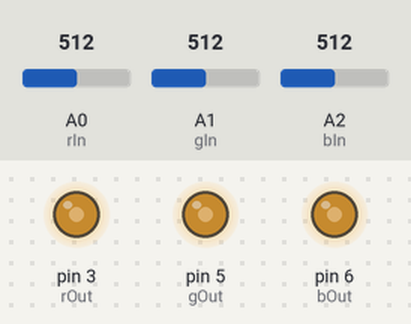
Bench run of a sketch on a simulated Arduino Uno, built with avr-gcc and run on an emulated ATmega328P. Shown: output pins drawn as LEDs (lit = HIGH). The test bench sets the inputs (shaded band); at power-on: A0 (rIn) = 512, A1 (gIn) = 512, A2 (bIn) = 512.

Above: at 1.2 s.
1.3 s: A0 (rIn) set to 716
At 1.9 s:
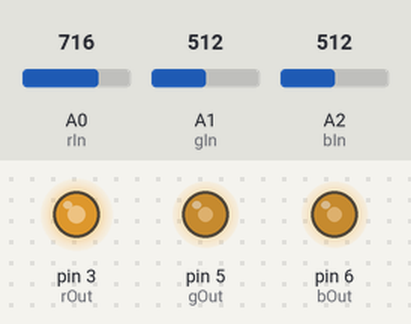
2.8 s: A1 (gIn) set to 716
At 4.0 s:
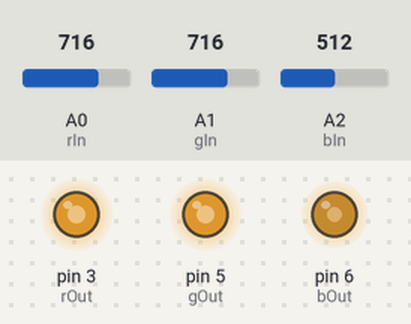
4.3 s: A2 (bIn) set to 716
At 5.3 s:
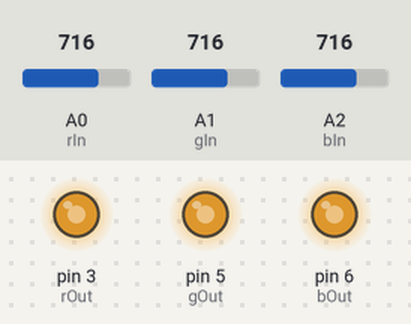
5.8 s: A0 (rIn) set to 900
At 6.5 s:
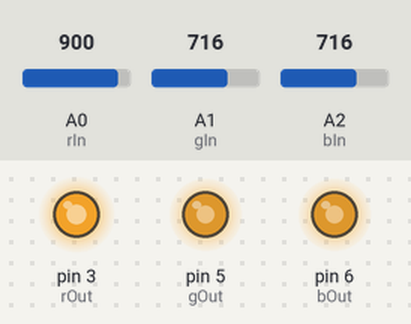
7.3 s: A1 (gIn) set to 900
At 7.6 s:
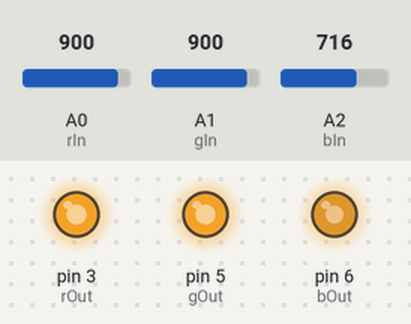
8.8 s: A2 (bIn) set to 900
At 10.0 s:
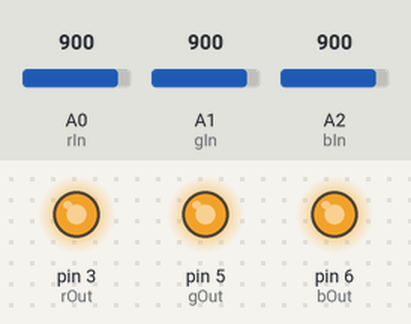
Timing chart, 0 to 11.3 s (numbered marks = the images above; inputs shaded):
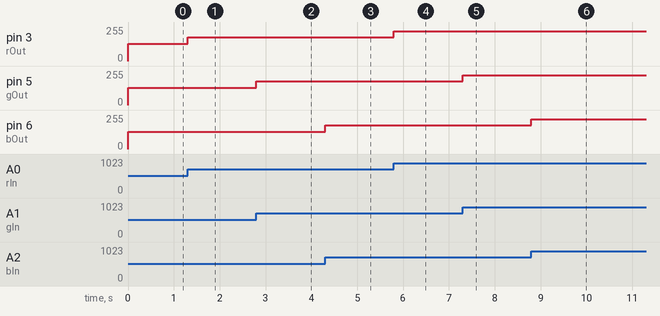

Measured:
- after the input at 1.3 s, pin 3 (rOut): 128/255 → 179/255 at once
- after the input at 2.8 s, pin 5 (gOut): 128/255 → 179/255 at once
- after the input at 4.3 s, pin 6 (bOut): 128/255 → 179/255 at once
- after the input at 5.8 s, pin 3 (rOut): 179/255 → 225/255 at once
- after the input at 7.3 s, pin 5 (gOut): 179/255 → 225/255 at once
- after the input at 8.8 s, pin 6 (bOut): 179/255 → 225/255 at once

The sketch:

RGB-led-control.ino
```cpp
int rOut = 3;
int gOut = 5;
int bOut = 6;

int rIn = A0;
int gIn = A1;
int bIn = A2;

void setup(){

    //preparing needed pins:
    pinMode(rOut,OUTPUT);
    pinMode(gOut,OUTPUT);
    pinMode(bOut,OUTPUT);
    pinMode(rIn,INPUT);
    pinMode(gIn,INPUT);
    pinMode(bIn,INPUT);
}

void loop(){
    analogWrite(rOut,analogRead(rIn)/4);
    analogWrite(gOut,analogRead(gIn)/4);
    analogWrite(bOut,analogRead(bIn)/4);
}
```
